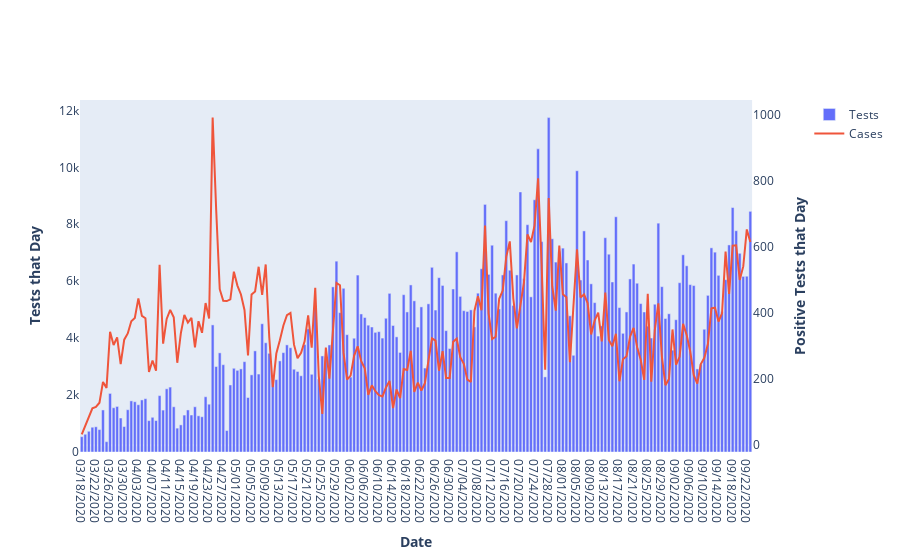

Notebook source saved alongside this figure:
### Code cell
fig = make_subplots(specs=[[{"secondary_y": True}]])
fig.add_trace(go.Bar(x=covid_change['Date'], y=covid_change['Tested'], name='Tests'), secondary_y=False)
fig.add_trace(go.Scatter(x=covid_change['Date'], y=covid_change['Cases'], name='Cases'), secondary_y=True)
fig.update_yaxes(title_text="<b>Tests that Day</b>", secondary_y=False, showgrid=False)
fig.update_yaxes(title_text="<b>Positive Tests that Day</b>", secondary_y=True, showgrid=False)
fig.update_xaxes(title_text="<b>Date</b>", showgrid=False)
fig

### Figure 1 — Plotly figure (JSON) as saved in the notebook; plotly's stock layout.template omitted (floating-point values rounded to 4 significant figures; data arrays with more than 128 entries replaced by an {"elided": "..."} marker saying what was removed)
{"data": [{"name": "Tests", "type": "bar", "x": {"elided": "190 str values"}, "xaxis": "x", "y": {"elided": "190 int values"}, "yaxis": "y"}, {"name": "Cases", "type": "scatter", "x": {"elided": "190 str values"}, "xaxis": "x", "y": {"elided": "190 int values"}, "yaxis": "y2"}], "layout": {"xaxis": {"anchor": "y", "domain": [0, 0.94], "showgrid": false, "title": {"text": "<b>Date</b>"}}, "yaxis": {"anchor": "x", "domain": [0, 1], "showgrid": false, "title": {"text": "<b>Tests that Day</b>"}}, "yaxis2": {"anchor": "x", "overlaying": "y", "showgrid": false, "side": "right", "title": {"text": "<b>Positive Tests that Day</b>"}}}}
